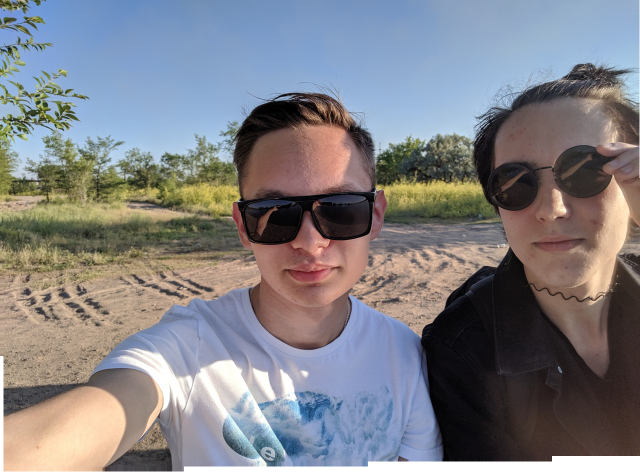
#> input picture empty/22.png, 1280 x 950 px (shown at 1/2 size)
$ python -i main.py   (imports and definitions only)
#> lines starting #> are read from the running program, lines starting #| are printed output that depends on the picture
import cv2
import os
import face_recognition
import pickle
from PIL import Image, ImageTk

import tkinter as tk


# [58 lines left out: functions dataset_get_ready, train_model, on_click2, on_click3, on_click4, not called in this run]


def detect_faces(img,again):
#> called with img = 'empty/22.png', again = False
    global imgnum
    cv2img = cv2.imread(img)
#> cv2img is the input picture: shape (950, 1280, 3); mean B, G, R 133.6, 128.7, 129.2
    # превращение фотографии в серую для работы с ней
    img_gray = cv2.cvtColor(cv2img, cv2.COLOR_BGR2GRAY)
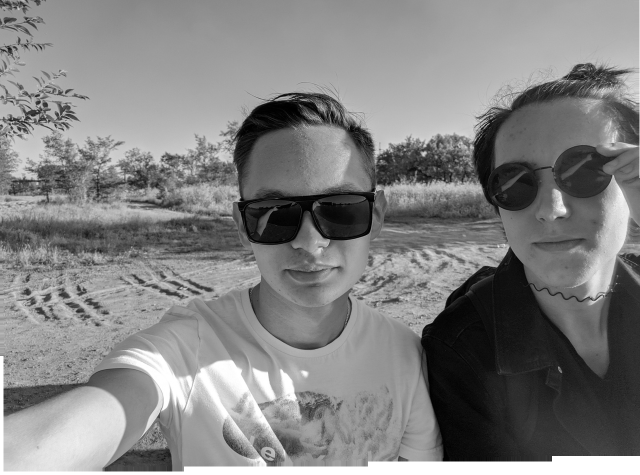
#> img_gray: shape (950, 1280) (shown at 1/2 size); min 0, max 255, mean 129.4

    if again == True:
    # подгрузка модели обнаружения лиц alt-2 работает получше
        face = cv2.CascadeClassifier(cv2.data.haarcascades+'haarcascade_frontalface_alt.xml')
    else:
        face = cv2.CascadeClassifier(cv2.data.haarcascades + 'haarcascade_frontalface_alt2.xml')

    # найти лица на фото. Чем меньше значения - чем больше лиц она найдет (очень много мусора)
    # faces = face.detectMultiScale(img_gray,1.001,4)
    # faces = face.detectMultiScale(img_gray,1.01,7)
    faces = face.detectMultiScale(img_gray, 1.1, 11)
#> faces = ()
    samovibor_face = False
    if type(faces) is tuple:
        print(f'[{imgnum}] Лицо на фото не было найдет, применялся коэффициент 1.1, 11. Применяем 1.01, 7')
        faces = face.detectMultiScale(img_gray,1.01,7)
#> faces = [[907, 505, 52, 52], [582, 767, 59, 59], [69, 125, 65, 65], [629, 264, 87, 87]]
        if type(faces) is tuple:
            print(f'[{imgnum}] Лицо на фото не было найдет, применялся коэффициент 1.01, 7. Применяем 1.001, 4')
            faces = face.detectMultiScale(img_gray,1.001,4)
        # print(f'[{imgnum}] Было найдено {len(faces)} лица...')
        samovibor_face = True
    print(f'[{imgnum}] Лиц найдено:{len(faces)}')  # выводит кол-во лиц
#| [1] Лиц найдено:4
    print(f'[{imgnum}] Координаты найденных лиц: {faces}')  # выводит координаты (x,y,w,h)
#| [1] Координаты найденных лиц: [[907 505  52  52]
#|  [582 767  59  59]
#|  [ 69 125  65  65]
#|  [629 264  87  87]]

    i=0
    # для каждого найденного лица
    for (x, y, w, h) in faces:
        if x < 50: x = 50  # если x находится близко к краю, то сделать его подальше
        if y < 50: y = 50  # если y находится близко к краю, то сделать его подальше
        face = cv2img[y - 50:y + h + 50, x - 50:x + w + 50]
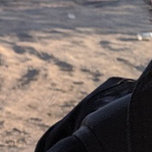
#> face: shape (152, 152, 3); mean B, G, R 103.5, 108.2, 120.4
        # print(type(x), type(y), type(w), (type(h)))
        # cv2.imshow('ree', face)  # показать обрезанное лицо
        # cv2.waitKey()  # не закрывать его
        # face_name = f'{img}({i}).png'
        # i += 1
        # cv2.imwrite(face_name, face) # временно
        if recognize_face(face):  # если вырезанное лицо совпадает с моим
            print(f'[{imgnum}] Лицо принадлежит:  Vitya')
            # cv2.imshow('ree', cv2img)  # показать обрезанное лицо
            # cv2.imshow('face', face)  # показать обрезанное лицо
            # cv2.waitKey()
            eyes = find_eyes(face)
            print('eyes in def detect_faces:', eyes)
            print(f"Середина глаз: x:{eyes['x1']+x-50},y:{eyes['y1']+y-50}, x:{eyes['x2']+x-50},y:{eyes['y2']+y-50}")
            eyes.update({'x1':eyes['x1']+x-50,'y1':eyes['y1']+y-50,'x2':eyes['x2']+x-50,'y2':eyes['y2']+y-50})
            # cv2.circle(cv2img, center=(eyes[0][0]+x-50,eyes[0][1]+y-50), radius=5, color=[255, 255, 0])
            # cv2.circle(cv2img, center=(eyes[1][0]+x-50,eyes[1][1]+y-50), radius=5, color=[255, 255, 0])
            pilimg = centre_eyes(eyes, img)

            # cv2img = cv2.cvtColor(cv2img, cv2.COLOR_RGB2BGR)
            break
        else:
            print('not vitya')
            if h == faces[-1][-1]:
                print('витя не был найден')
                global vitya
                vitya = False
                i = 0
                while not vitya:
                    for (x, y, w, h) in faces:
                        i+=1
                        if i>len(faces):
                            if again:
                                global canvas, root3, face_centre
                                face_centre=[]
                                fullpic = cv2.cvtColor(cv2img, cv2.COLOR_BGR2RGB)
                                image_pil = Image.fromarray(fullpic)
                                root3 = tk.Tk()
                                root3.title(f'[{imgnum}] Нажмите ЛКМ на лицо.')
                                root3.geometry('600x600')
                                canvas3 = tk.Canvas(root3, bg='white', height=1920, width=1080)
                                canvas3.pack()
                                canvas3.bind("<Button-1>", on_click4)
                                # test = PhotoImage(cv2img)
                                test = ImageTk.PhotoImage(image_pil)
                                canvas3.create_image(0, 0, anchor=tk.NW, image=test)
                                root3.mainloop()
                                face = cv2img[face_centre[1] - 300:face_centre[1] + 300, face_centre[0] - 300:face_centre[0] + 300]
                                eyes = find_eyes(face)
                                print('eyes in def detect_faces:', eyes)
                                print(
                                    f"Середина глаз: x:{eyes['x1'] + x - 300},y:{eyes['y1'] + y - 300}, x:{eyes['x2'] + x - 300},y:{eyes['y2'] + y - 300}")
                                eyes.update(
                                    {'x1': eyes['x1'] + face_centre[0] - 300, 'y1': eyes['y1'] + face_centre[1] - 300, 'x2': eyes['x2'] + face_centre[0] - 300,
                                     'y2': eyes['y2'] + face_centre[1] - 300})
                                pilimg = centre_eyes(eyes, img)
                                again = False
                                break
                                return True
                            return False
                        print(x,y,w,h)
                        if x < 50: x = 50  # если x находится близко к краю, то сделать его подальше
                        if y < 50: y = 50  # если y находится близко к краю, то сделать его подальше
                        print(x, y, w, h)
                        print(type(x),type(y),type(w),(type(h)))
                        face = cv2img[y - 50:y + h + 50, x - 50:x + w + 50]
                        global canvas2, root2
                        face2 = cv2.cvtColor(face, cv2.COLOR_BGR2RGB)
                        image_pil = Image.fromarray(face2)
                        root2 = tk.Tk()
                        root2.title(f'[{imgnum}] Нажмите ЛКМ, если это ваше лицо, ПКМ, если нет.')
                        root2.geometry('600x600')
                        canvas2 = tk.Canvas(root2, bg='white', height=600, width=600)
                        canvas2.pack()
                        canvas2.bind("<Button-1>", on_click2)
                        canvas2.bind("<Button-3>", on_click3)
                        # test = PhotoImage(cv2img)
                        test = ImageTk.PhotoImage(image_pil)
                        canvas2.create_image(0, 0, anchor=tk.NW, image=test)
                        root2.mainloop()
                        if vitya:
                            eyes = find_eyes(face)
                            print('eyes in def detect_faces:', eyes)
                            print(
                                f"Середина глаз: x:{eyes['x1'] + x - 50},y:{eyes['y1'] + y - 50}, x:{eyes['x2'] + x - 50},y:{eyes['y2'] + y - 50}")
                            eyes.update(
                                {'x1': eyes['x1'] + x - 50, 'y1': eyes['y1'] + y - 50, 'x2': eyes['x2'] + x - 50,
                                 'y2': eyes['y2'] + y - 50})
                            pilimg = centre_eyes(eyes, img)
                            break

    return True
    # cv2.imshow('rezult to save', cv2img)  # показать обрезанное лицо
    # cv2.waitKey()  # не закрывать его


def recognize_face(face):
    face2=cv2.cvtColor(face, cv2.COLOR_BGR2RGB)
    # подгрузить датасет моих лиц
#> (the run stopped early here; a loop or call above may not have finished)
